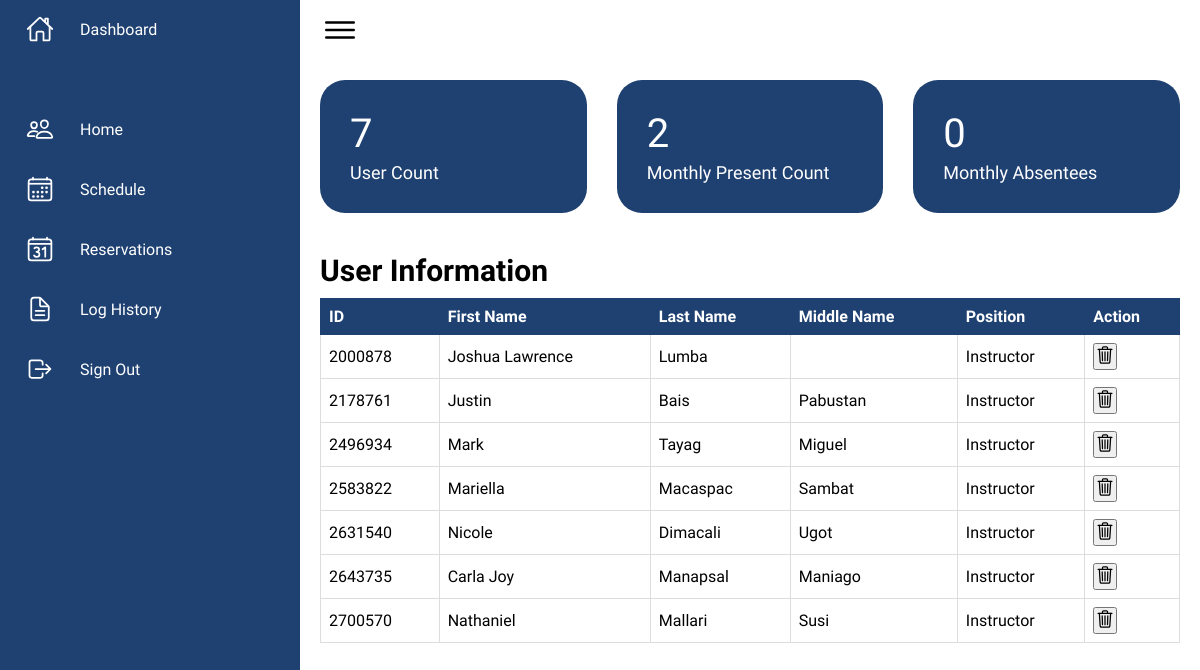
/dashboard/dashboard.php (signed in), run on the app's committed database.
### tables this page shows
CREATE TABLE `ccs_user` (
  `ccs_id` int(11) NOT NULL,
  `ccs_email` varchar(35) DEFAULT NULL,
  `ccs_password` varchar(255) DEFAULT NULL,
  `ccs_firstname` varchar(25) DEFAULT NULL,
  `ccs_lastname` varchar(25) DEFAULT NULL,
  `ccs_middlename` varchar(25) DEFAULT NULL,
  `ccs_position` varchar(20) DEFAULT NULL,
  `reset_token_hash` varchar(64) DEFAULT NULL,
  `reset_token_expiry` datetime DEFAULT NULL
);

### dashboard/dashboard.php (the view, shortened to what this page needs)
<?php
    require_once '../configuration/dbcon.php';
    try {
        if(isset($_SESSION['ccs_id']) && $_SESSION['position'] == 'Admin'){
            $sql = "SELECT count(*) as user_count FROM ccs_user WHERE ccs_position <> 'Admin'";
            $stmt = $pdo->prepare($sql);
            $stmt->execute();
            $row = $stmt->fetch();
            $user_count = $row['user_count'];
            $sql = "SELECT COUNT(*) as present_count FROM ccs_log  WHERE remarks ='Present' AND log_date >= DATE_FORMAT(log_date, '%Y-%m,-01')";
            $stmt = $pdo->prepare($sql);
            $stmt->execute();
            $row = $stmt->fetch();
            $present_count = $row['present_count'];
            $sql = "SELECT COUNT(*) as absent_count FROM ccs_log  WHERE remarks ='Absent' AND log_date >= DATE_FORMAT(log_date, '%Y-%m,-01')";
            $stmt = $pdo->prepare($sql);
            $stmt->execute();
            $row = $stmt->fetch();
            $absent_count = $row['absent_count'];
            $sql = "SELECT * FROM ccs_user WHERE ccs_position <>'Admin'";
            $stmt = $pdo->prepare($sql);
            $stmt->execute();
            $rows = $stmt->fetchAll(PDO::FETCH_ASSOC);
        } else {
            header('Location: ../user-dashboard/dashboard.php');
            exit();
        }
    }
    catch(PDOException $e){
        $error_log = "Error: " . $e->getMessage();
        echo '<script>alert("' . $error_log . '"); window.location.href = "../index.php";</script>';
        exit();
    }
?>
<!DOCTYPE html>
<html lang="en">
<head>
    <link rel="stylesheet" href="../styles/dashboardstruc.css">
</head>
<body>
    <?php require '../navigation/admin-dashboard.php'?>
    <div class="main">
        <div class="topbar">
            <div class="toggle">
                <ion-icon name="menu-outline"></ion-icon>
            </div>
        </div>
        <div class="countbox">
                <div class="card">
                    <div>
                        <div class="numbers"><?php echo $user_count; ?></div>
                        <div class="name">User Count</div>
                    </div>
                </div>
                <div class="card">
                    <div>
                        <div class="numbers"><?php echo $present_count; ?></div>
                        <div class="name">Monthly Present Count</div>
                    </div>
                </div>
                <div class="card">
                    <div>
                        <div class="numbers"><?php echo $absent_count; ?></div>
                        <div class="name">Monthly Absentees</div>
                    </div>
                </div>
        </div>
        <div class="userdetails">
            <div class="usertable">
                <div class="header">
                    <h2>User Information</h2>
                </div>
                <form action="dashboard.php" method="POST">
                <table>
                    <thead>
                        <th>ID</th>
                        <th>First Name</th>
                        <th>Last Name</th>
                        <th>Middle Name</th>
                        <th>Position</th>
                        <th>Action</th>
                    </thead>
                    <tbody>
                        <?php
                            foreach($rows as $user){
                                echo '<tr>';
                                echo "<td><input type='hidden' name='user_id' value='{$user["ccs_id"]}'>{$user['ccs_id']}</td>";
                                echo '<td>'. $user['ccs_firstname'].'</td>';
                                echo '<td>'. $user['ccs_lastname'].'</td>';
                                echo '<td>'. $user['ccs_middlename'].'</td>';
                                echo '<td>'. $user['ccs_position'].'</td>';
                                echo '<td><button type="submit" class="delete" name="delete"><ion-icon name="trash-outline"></ion-icon></button></td>';
                                echo '</tr>';
                            }
                        ?>
                    </tbody>
                </table>
                </form>
            </div>
        </div>
    </div>
</body>
</html>

### styles/dashboardstruc.css (style rules this page uses)
* { font-family: "Ubuntu", sans-serif; margin: 0; padding: 0; box-sizing: border-box; }
:root { --blue: #1F4172; --white: #fff; --gray: #f5f5f5; --black1: #222; --black2: #999; }
body { min-height: 100vh; }
.main { position: absolute; width: calc(100% - 300px); left: 300px; min-height: 100vh; background: var(--white); transition: 0.5s; }
.topbar { width: 100%; height: 60px; display: flex; justify-content: space-between; align-items: center; padding: 0 10px; }
.toggle { position: relative; width: 60px; height: 60px; display: flex; justify-content: center; align-items: center; font-size: 2.5rem; cursor: pointer; }

### dashboard/dashboard.php (style rules this page uses)
.countbox { position: relative; width: 100%; padding: 20px; display: grid; grid-template-columns: repeat(3, 1fr); grid-gap: 30px; }
.countbox .card { position: relative; background: #fff; padding: 30px; background: #1F4172; border-radius: 25px; }
.countbox .card .numbers { position: relative; font-weight: 500; font-size: 40px; color: #fff; }
.countbox .card .name { color: #fff; font-size: 18px; margin-top: 5px; }
.userdetails { position: relative; width: 100%; padding: 20px; }
.usertable .header h2 { text-align: left; font-size: 30px; margin-bottom: 10px; }
table { border-collapse: collapse; width: 100%; }
thead { background-color: #1F4172; }
th, td { border: 1px solid #dddddd; text-align: left; padding: 8px; }
th { background-color: #1F4172; border: 1px solid #1F4172; color: white; }
.userdetails ion-icon { color: black; font-size: 20px; }

### data on the page
ccs_user: ccs_id "2000878", ccs_firstname "Joshua Lawrence", ccs_lastname "Lumba", ccs_position "Instructor"
ccs_user: ccs_id "2178761", ccs_firstname "Justin", ccs_lastname "Bais", ccs_middlename "Pabustan", ccs_position "Instructor"
ccs_user: ccs_id "2496934", ccs_firstname "Mark", ccs_lastname "Tayag", ccs_middlename "Miguel", ccs_position "Instructor"
ccs_user: ccs_id "2583822", ccs_firstname "Mariella", ccs_lastname "Macaspac", ccs_middlename "Sambat", ccs_position "Instructor"
ccs_user: ccs_id "2631540", ccs_firstname "Nicole", ccs_lastname "Dimacali", ccs_middlename "Ugot", ccs_position "Instructor"
ccs_user: ccs_id "2643735", ccs_firstname "Carla Joy", ccs_lastname "Manapsal", ccs_middlename "Maniago", ccs_position "Instructor"
ccs_user: ccs_id "2700570", ccs_firstname "Nathaniel", ccs_lastname "Mallari", ccs_middlename "Susi", ccs_position "Instructor"

### other printed values
$user_count "7"
$present_count "2"
$absent_count "0"
